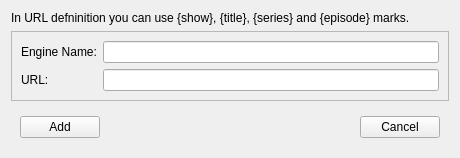
<?xml version="1.0" encoding="UTF-8"?>
<ui version="4.0">
 <class>NewSearchEngineDialog</class>
 <widget class="QWidget" name="NewSearchEngineDialog">
  <property name="geometry">
   <rect>
    <x>0</x>
    <y>0</y>
    <width>460</width>
    <height>146</height>
   </rect>
  </property>
  <property name="windowTitle">
   <string>New Search Engine</string>
  </property>
  <layout class="QVBoxLayout" name="verticalLayout">
   <item>
    <widget class="QLabel" name="label">
     <property name="text">
      <string>In URL defninition you can use {show}, {title}, {series} and {episode} marks.</string>
     </property>
    </widget>
   </item>
   <item>
    <widget class="QFrame" name="frame">
     <property name="frameShape">
      <enum>QFrame::StyledPanel</enum>
     </property>
     <property name="frameShadow">
      <enum>QFrame::Raised</enum>
     </property>
     <layout class="QGridLayout" name="gridLayout">
      <item row="0" column="0">
       <widget class="QLabel" name="label_2">
        <property name="text">
         <string>Engine Name:</string>
        </property>
       </widget>
      </item>
      <item row="0" column="1">
       <widget class="QLineEdit" name="nameEdit"/>
      </item>
      <item row="1" column="0">
       <widget class="QLabel" name="label_3">
        <property name="text">
         <string>URL:</string>
        </property>
       </widget>
      </item>
      <item row="1" column="1">
       <widget class="QLineEdit" name="urlEdit"/>
      </item>
     </layout>
    </widget>
   </item>
   <item>
    <spacer name="verticalSpacer">
     <property name="orientation">
      <enum>Qt::Vertical</enum>
     </property>
     <property name="sizeHint" stdset="0">
      <size>
       <width>20</width>
       <height>40</height>
      </size>
     </property>
    </spacer>
   </item>
   <item>
    <widget class="QWidget" name="widget" native="true">
     <layout class="QHBoxLayout" name="horizontalLayout">
      <item>
       <widget class="QPushButton" name="addButton">
        <property name="text">
         <string>Add</string>
        </property>
       </widget>
      </item>
      <item>
       <spacer name="horizontalSpacer">
        <property name="orientation">
         <enum>Qt::Horizontal</enum>
        </property>
        <property name="sizeHint" stdset="0">
         <size>
          <width>310</width>
          <height>20</height>
         </size>
        </property>
       </spacer>
      </item>
      <item>
       <widget class="QPushButton" name="cancelButton">
        <property name="text">
         <string>Cancel</string>
        </property>
       </widget>
      </item>
     </layout>
    </widget>
   </item>
  </layout>
 </widget>
 <resources/>
 <connections/>
</ui>
